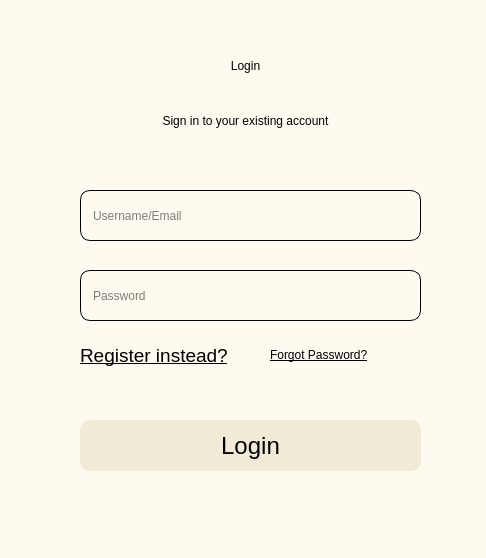
<?xml version="1.0" encoding="UTF-8"?>
<ui version="4.0">
 <class>Dialog</class>
 <widget class="QDialog" name="Dialog">
  <property name="geometry">
   <rect>
    <x>0</x>
    <y>0</y>
    <width>486</width>
    <height>558</height>
   </rect>
  </property>
  <property name="sizePolicy">
   <sizepolicy hsizetype="Fixed" vsizetype="Fixed">
    <horstretch>0</horstretch>
    <verstretch>0</verstretch>
   </sizepolicy>
  </property>
  <property name="minimumSize">
   <size>
    <width>486</width>
    <height>558</height>
   </size>
  </property>
  <property name="maximumSize">
   <size>
    <width>486</width>
    <height>558</height>
   </size>
  </property>
  <property name="windowTitle">
   <string>Dialog</string>
  </property>
  <widget class="QWidget" name="bgwidget" native="true">
   <property name="geometry">
    <rect>
     <x>0</x>
     <y>0</y>
     <width>486</width>
     <height>558</height>
    </rect>
   </property>
   <property name="sizePolicy">
    <sizepolicy hsizetype="Fixed" vsizetype="Fixed">
     <horstretch>0</horstretch>
     <verstretch>0</verstretch>
    </sizepolicy>
   </property>
   <property name="minimumSize">
    <size>
     <width>486</width>
     <height>558</height>
    </size>
   </property>
   <property name="maximumSize">
    <size>
     <width>486</width>
     <height>558</height>
    </size>
   </property>
   <property name="styleSheet">
    <string notr="true">QWidget#bgwidget{background-color:rgb(255,250,240);}
</string>
   </property>
   <widget class="QLabel" name="loginlabel">
    <property name="geometry">
     <rect>
      <x>170</x>
      <y>30</y>
      <width>151</width>
      <height>71</height>
     </rect>
    </property>
    <property name="styleSheet">
     <string notr="true">font: 36pt &quot;MS Shell Dlg 2&quot;;
color:rgb(0,0,0);</string>
    </property>
    <property name="text">
     <string>Login</string>
    </property>
    <property name="alignment">
     <set>Qt::AlignCenter</set>
    </property>
   </widget>
   <widget class="QLabel" name="text">
    <property name="geometry">
     <rect>
      <x>50</x>
      <y>100</y>
      <width>391</width>
      <height>41</height>
     </rect>
    </property>
    <property name="styleSheet">
     <string notr="true">font: 16pt &quot;MS Shell Dlg 2&quot;;
color:rgb(0,0,0);</string>
    </property>
    <property name="text">
     <string>Sign in to your existing account</string>
    </property>
    <property name="alignment">
     <set>Qt::AlignCenter</set>
    </property>
   </widget>
   <widget class="QPushButton" name="login">
    <property name="geometry">
     <rect>
      <x>80</x>
      <y>420</y>
      <width>341</width>
      <height>51</height>
     </rect>
    </property>
    <property name="font">
     <font>
      <family>MS Shell Dlg 2</family>
      <pointsize>18</pointsize>
      <weight>50</weight>
      <italic>false</italic>
      <bold>false</bold>
     </font>
    </property>
    <property name="cursor">
     <cursorShape>PointingHandCursor</cursorShape>
    </property>
    <property name="styleSheet">
     <string notr="true">border-radius:10px;
background-color:rgb(240, 234, 214);
font: 18pt &quot;MS Shell Dlg 2&quot;;</string>
    </property>
    <property name="text">
     <string>Login</string>
    </property>
    <property name="checkable">
     <bool>false</bool>
    </property>
   </widget>
   <widget class="QLineEdit" name="uidfield">
    <property name="geometry">
     <rect>
      <x>80</x>
      <y>190</y>
      <width>341</width>
      <height>51</height>
     </rect>
    </property>
    <property name="styleSheet">
     <string notr="true">background-color:rgba(0,0,0,0);
font: 14pt &quot;MS Shell Dlg 2&quot;;

background: rgb(255,250,240);
selection-background-color: black;
border-width: 1px; 
border-style: solid; 
border-color: black black black black; 
border-radius: 10px;
padding: 2 10px;
</string>
    </property>
    <property name="text">
     <string/>
    </property>
    <property name="placeholderText">
     <string>Username/Email</string>
    </property>
   </widget>
   <widget class="QLineEdit" name="passwordfield">
    <property name="geometry">
     <rect>
      <x>80</x>
      <y>270</y>
      <width>341</width>
      <height>51</height>
     </rect>
    </property>
    <property name="styleSheet">
     <string notr="true">background-color:rgba(0,0,0,0);
font: 14pt &quot;MS Shell Dlg 2&quot;;

background: rgb(255,250,240);
selection-background-color: black;
border-width: 1px; 
border-style: solid; 
border-color: black black black black; 
border-radius: 10px;
padding: 2 10px;
</string>
    </property>
    <property name="placeholderText">
     <string>Password</string>
    </property>
   </widget>
   <widget class="QLabel" name="error">
    <property name="geometry">
     <rect>
      <x>80</x>
      <y>390</y>
      <width>341</width>
      <height>20</height>
     </rect>
    </property>
    <property name="styleSheet">
     <string notr="true">font: 12pt &quot;MS Shell Dlg 2&quot;; color:red;</string>
    </property>
    <property name="text">
     <string/>
    </property>
   </widget>
   <widget class="QLabel" name="wanttoregister">
    <property name="enabled">
     <bool>true</bool>
    </property>
    <property name="geometry">
     <rect>
      <x>80</x>
      <y>340</y>
      <width>151</width>
      <height>31</height>
     </rect>
    </property>
    <property name="font">
     <font>
      <family>MS Shell Dlg 2</family>
      <pointsize>14</pointsize>
      <weight>50</weight>
      <italic>false</italic>
      <bold>false</bold>
     </font>
    </property>
    <property name="cursor">
     <cursorShape>PointingHandCursor</cursorShape>
    </property>
    <property name="styleSheet">
     <string notr="true">font: 14pt &quot;MS Shell Dlg 2&quot;;
color:rgb(0,0,0);</string>
    </property>
    <property name="text">
     <string>&lt;u&gt;Register instead?&lt;/u&gt;</string>
    </property>
    <property name="textFormat">
     <enum>Qt::MarkdownText</enum>
    </property>
    <property name="openExternalLinks">
     <bool>false</bool>
    </property>
   </widget>
   <widget class="QLabel" name="forgotpswd">
    <property name="geometry">
     <rect>
      <x>270</x>
      <y>340</y>
      <width>151</width>
      <height>31</height>
     </rect>
    </property>
    <property name="cursor">
     <cursorShape>PointingHandCursor</cursorShape>
    </property>
    <property name="styleSheet">
     <string notr="true">font: 14pt &quot;MS Shell Dlg 2&quot;;
color:rgb(0,0,0);</string>
    </property>
    <property name="text">
     <string>&lt;u&gt;Forgot Password?&lt;/u&gt;</string>
    </property>
    <property name="textFormat">
     <enum>Qt::MarkdownText</enum>
    </property>
   </widget>
  </widget>
 </widget>
 <resources/>
 <connections/>
</ui>
